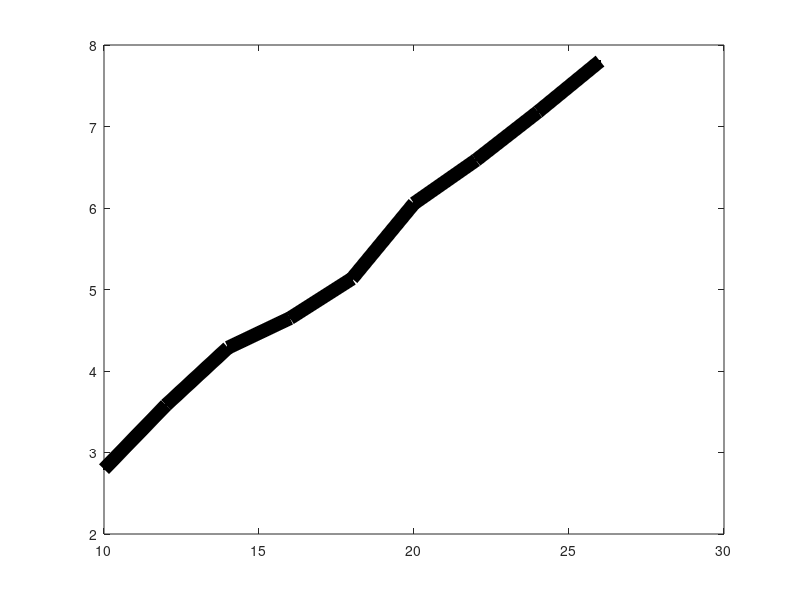

MATLAB code to generate this figure:
u =(10:2:26);
i =[0.065 0.081 0.099 0.117 0.137 0.156 0.177 0.200 0.220];
v1=[2.795 3.582 4.286 4.648 5.133 6.056 6.587 7.180 7.803];
r=0.5*103.84*10^(-3);
s=pi*r*r;
rho=1.185;
p0=u.*i
p1=0.5.*rho.*s.*(v1.^3)
ita=p1./p0

uv=plot(u, v1, '.-k');
set(uv, 'LineWidth', 10);
